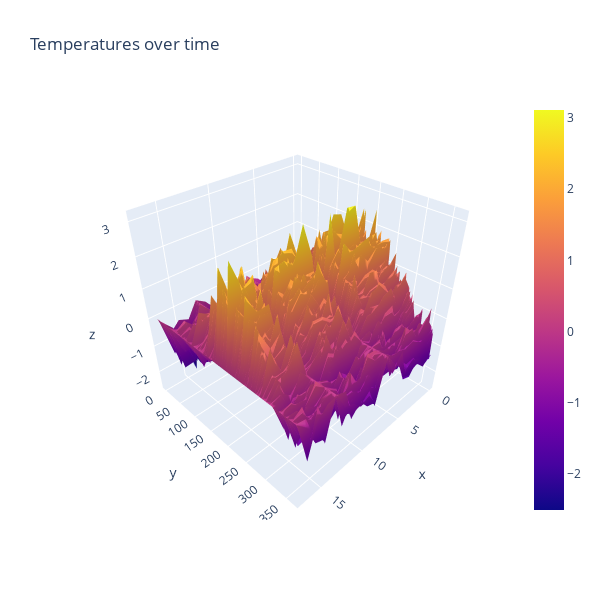

Notebook code cell kept with this figure:
### Markdown cell above
## 3. Visualizations - 2019

### Code cell
#Plot ALL weather data for all stations for a year 

#X = weather station
#Y = day of the year
#Z = temperature

fig2019 = go.Figure(data=[go.Surface(z=df_2019.values)])
fig2019.update_layout(title='Temperatures over time', autosize=False,
                  width=600, height=600)
fig2019.show()

### Figure 1 — Plotly figure (JSON) as saved in the notebook; plotly's stock layout.template omitted (floating-point values rounded to 4 significant figures; data arrays with more than 128 entries replaced by an {"elided": "..."} marker saying what was removed)
{"data": [{"type": "surface", "z": {"elided": "365x18 float values"}}], "layout": {"autosize": false, "height": 600, "scene": {"aspectmode": "auto", "aspectratio": {"x": 1, "y": 1, "z": 1}, "camera": {"center": {"x": 0, "y": 0, "z": 0}, "eye": {"x": 1.372, "y": 1.372, "z": 1.372}, "projection": {"type": "perspective"}, "up": {"x": -0.002149, "y": 0.002154, "z": 1.0}}}, "title": {"text": "Temperatures over time"}, "width": 600}}
